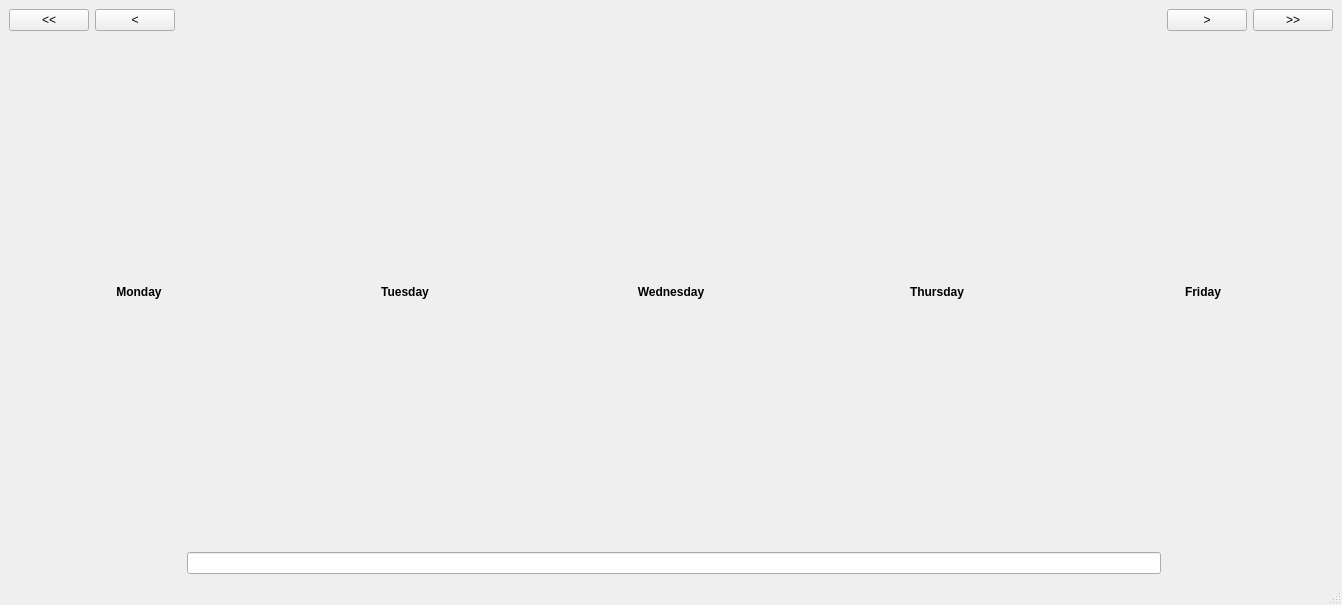
<?xml version="1.0" encoding="UTF-8"?>
<ui version="4.0">
 <class>MainWindow</class>
 <widget class="QMainWindow" name="MainWindow">
  <property name="geometry">
   <rect>
    <x>0</x>
    <y>0</y>
    <width>1342</width>
    <height>605</height>
   </rect>
  </property>
  <property name="windowTitle">
   <string>MainWindow</string>
  </property>
  <widget class="QWidget" name="centralwidget">
   <layout class="QGridLayout" name="gridLayout">
    <item row="0" column="0">
     <widget class="QPushButton" name="back_week">
      <property name="text">
       <string>&lt;&lt;</string>
      </property>
     </widget>
    </item>
    <item row="0" column="1">
     <widget class="QPushButton" name="back">
      <property name="text">
       <string>&lt;</string>
      </property>
     </widget>
    </item>
    <item row="0" column="5">
     <widget class="QPushButton" name="next_week">
      <property name="text">
       <string>&gt;&gt;</string>
      </property>
     </widget>
    </item>
    <item row="2" column="0" colspan="6">
     <layout class="QHBoxLayout" name="horizontalLayout">
      <property name="leftMargin">
       <number>0</number>
      </property>
      <item>
       <layout class="QVBoxLayout" name="weekday1">
        <item>
         <widget class="QLabel" name="daylabel1">
          <property name="font">
           <font>
            <weight>75</weight>
            <bold>true</bold>
           </font>
          </property>
          <property name="text">
           <string>Monday</string>
          </property>
          <property name="alignment">
           <set>Qt::AlignCenter</set>
          </property>
         </widget>
        </item>
       </layout>
      </item>
      <item>
       <layout class="QVBoxLayout" name="weekday2">
        <item>
         <widget class="QLabel" name="daylabel2">
          <property name="font">
           <font>
            <weight>75</weight>
            <bold>true</bold>
           </font>
          </property>
          <property name="text">
           <string>Tuesday</string>
          </property>
          <property name="alignment">
           <set>Qt::AlignCenter</set>
          </property>
         </widget>
        </item>
       </layout>
      </item>
      <item>
       <layout class="QVBoxLayout" name="weekday3">
        <item>
         <widget class="QLabel" name="daylabel3">
          <property name="font">
           <font>
            <weight>75</weight>
            <bold>true</bold>
           </font>
          </property>
          <property name="text">
           <string>Wednesday</string>
          </property>
          <property name="alignment">
           <set>Qt::AlignCenter</set>
          </property>
         </widget>
        </item>
       </layout>
      </item>
      <item>
       <layout class="QVBoxLayout" name="weekday4">
        <item>
         <widget class="QLabel" name="daylabel4">
          <property name="font">
           <font>
            <weight>75</weight>
            <bold>true</bold>
           </font>
          </property>
          <property name="text">
           <string>Thursday</string>
          </property>
          <property name="alignment">
           <set>Qt::AlignCenter</set>
          </property>
         </widget>
        </item>
       </layout>
      </item>
      <item>
       <layout class="QVBoxLayout" name="weekday5">
        <item>
         <widget class="QLabel" name="daylabel5">
          <property name="font">
           <font>
            <weight>75</weight>
            <bold>true</bold>
           </font>
          </property>
          <property name="text">
           <string>Friday</string>
          </property>
          <property name="alignment">
           <set>Qt::AlignCenter</set>
          </property>
         </widget>
        </item>
       </layout>
      </item>
     </layout>
    </item>
    <item row="0" column="3">
     <spacer name="horizontalSpacer">
      <property name="orientation">
       <enum>Qt::Horizontal</enum>
      </property>
      <property name="sizeHint" stdset="0">
       <size>
        <width>40</width>
        <height>20</height>
       </size>
      </property>
     </spacer>
    </item>
    <item row="0" column="4">
     <widget class="QPushButton" name="next">
      <property name="text">
       <string>&gt;</string>
      </property>
     </widget>
    </item>
    <item row="3" column="3">
     <widget class="QLineEdit" name="lineEdit"/>
    </item>
   </layout>
  </widget>
  <widget class="QMenuBar" name="menubar">
   <property name="geometry">
    <rect>
     <x>0</x>
     <y>0</y>
     <width>1342</width>
     <height>21</height>
    </rect>
   </property>
  </widget>
  <widget class="QStatusBar" name="statusbar"/>
 </widget>
 <resources/>
 <connections/>
</ui>
